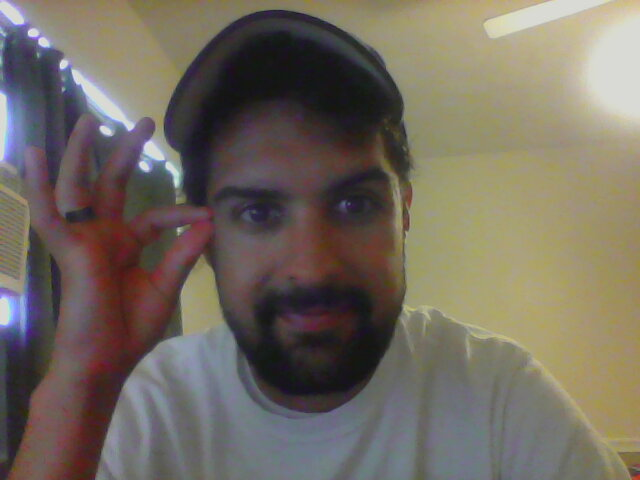
#> input picture detecting_and_tracking/input.jpg, 640 x 480 px, found by its file name
$ python detecting_eyes_sunglasses.py   (Python 2 division)
#> lines starting #> are read from the running program, lines starting #| are printed output that depends on the picture
import cv2
import numpy as np

face_cascade = cv2.CascadeClassifier('/home/westley/pycharm_projects/opencv_py/haarcascades/haarcascade_frontalface_alt.xml')

eye_cascade = cv2.CascadeClassifier('/home/westley/pycharm_projects/opencv_py/haarcascades/haarcascade_eye.xml')

if face_cascade.empty():
    raise IOError('Unable to load the face cascade classifier xml file')
print eye_cascade
if eye_cascade.empty():
    raise IOError('Unable to load the eye cascde classifier xml file')


img = cv2.imread('/home/westley/pycharm_projects/opencv_py/detecting_and_tracking/input.jpg', cv2.IMREAD_COLOR)
#> img is the input picture: shape (480, 640, 3); mean B, G, R 95.7, 106.8, 115.1
sunglasses_img = cv2.imread('/home/westley/pycharm_projects/opencv_py/detecting_and_tracking/sunglasses.jpg')
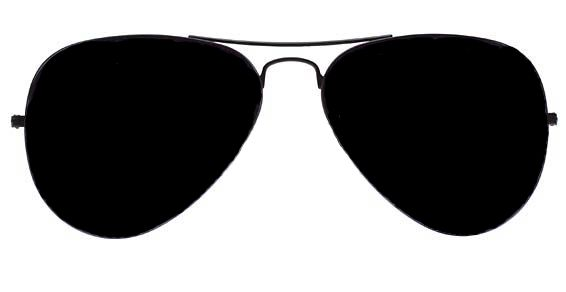
#> input picture detecting_and_tracking/sunglasses.jpg, 566 x 292 px, found by its file name
#> sunglasses_img is the input picture: shape (292, 566, 3); mean B, G, R 140.7, 140.5, 140.6

gray = cv2.cvtColor(img, cv2.COLOR_BGR2GRAY)
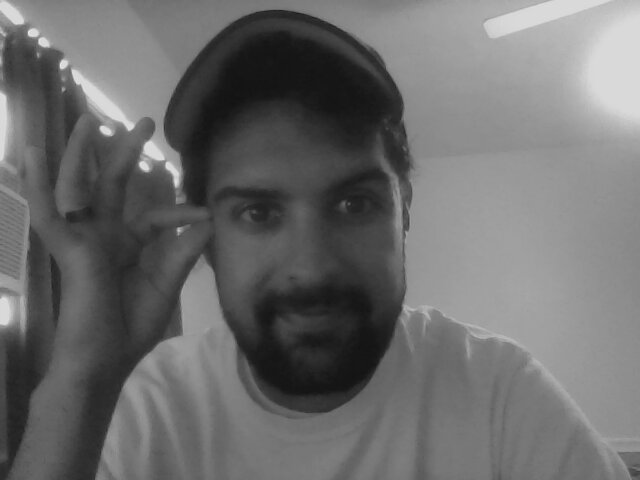
#> gray: shape (480, 640); min 18, max 237, mean 108

center = []
faces = face_cascade.detectMultiScale(gray, 1.3, 5)
#> faces = [[187, 114, 242, 242]]

for (x,y,w,h) in faces:
    roi_gray = gray[y:y+h, x:x+w]
    roi_color = img[y:y+h, x:x+w]
    eyes = eye_cascade.detectMultiScale(roi_gray)
    for (x_eye,y_eye,w_eye,h_eye) in eyes:
        center.append((x + int(x_eye + 0.5*w_eye), y + int(y_eye + 0.5*h_eye)))
#> this loop made 1 pass
#> (x, y, w, h, eyes) on pass 1: (187, 114, 242, 242, [[38, 70, 58, 58], [129, 57, 64, 64]])
#> pass 1, `roi_gray = gray[y:y+h, x:x+w]`:
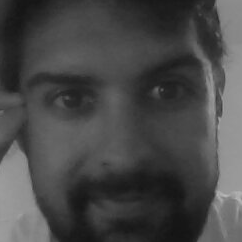
#> roi_gray: shape (242, 242); min 18, max 186, mean 72.2
#> pass 1, `roi_color = img[y:y+h, x:x+w]`:
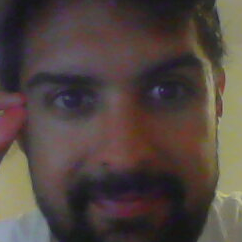
#> roi_color: shape (242, 242, 3); mean B, G, R 64.1, 69.2, 81.3
#> after the loop, center = [(254, 213), (348, 203)]

if len(center) > 0:
    # Overlay sunglasses; the factor 2.12 is customizable depending on the size of the face_mask
    sunglasses_width = 2.12 * abs(center[1][0] - center[0][0])
#> sunglasses_width = 199.3
    overlay_img = np.ones(img.shape, np.uint8) * 255
    h, w = sunglasses_img.shape[:2]
#> h = 292; w = 566
    scaling_factor = sunglasses_width / w
#> scaling_factor = 0.352
    overlay_sunglasses = cv2.resize(sunglasses_img, None, fx=scaling_factor, \
        fy=scaling_factor)
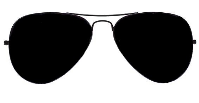
#> overlay_sunglasses: shape (103, 199, 3); mean B, G, R 140.7, 140.5, 140.6
    x = center[0][0] if center[0][0] < center[1][0] else center[1][0]
#> x = 254

    # customizable X and Y locations; depends on the size of the face
    x -= 0.26*overlay_sunglasses.shape[1]
#> x = 202.3
    y += 0.65*overlay_sunglasses.shape[0]
#> y = 180.9

    h, w = overlay_sunglasses.shape[:2]
#> h = 103; w = 199
#> (the run stopped early here; a loop or call above may not have finished)
